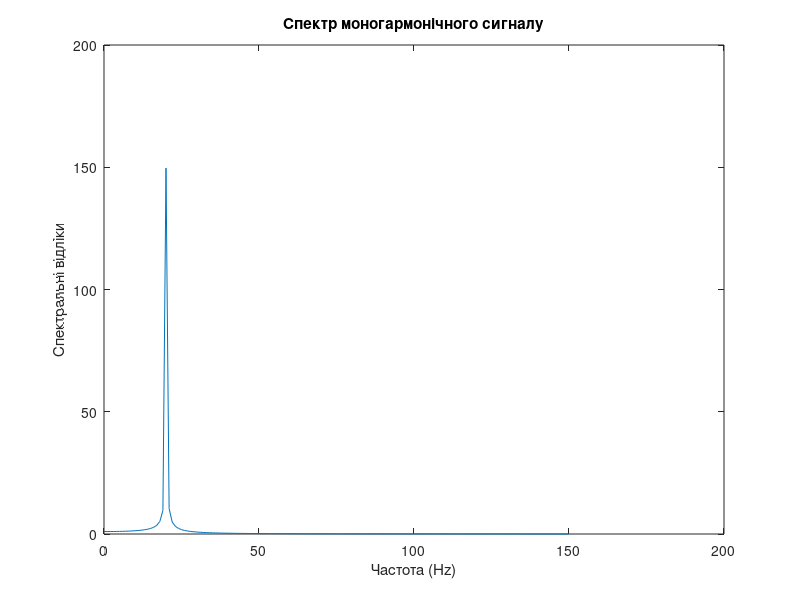

MATLAB code to generate this figure:
clear;                                % Очищення робочої області
N=300;                            % Кількість дискретних відліків
t=[0:1/N:1];                      % Дискретизація часу
y=cos(2*pi*20*t);              % Цифровий моногармонічний сигнал 
ydft = fft(y);                    % Швидке дискретне перетворення Фур'є FFT
ydft = ydft(1:N/2+1);       % Відліки FFT на півосі позитивних частот 
spec=abs(ydft);                   % Відліки спектру
fs=N/2;                           % Верхнє значення частоти спектру в Гц
freq=0:fs/N*2:fs;                 % Відліки частоти в Гц
plot(freq,spec);                  % Графічне зображення спектру
title('Спектр моногармонічного сигналу');
xlabel('Частота (Hz)');  ylabel('Спектральні відліки');
